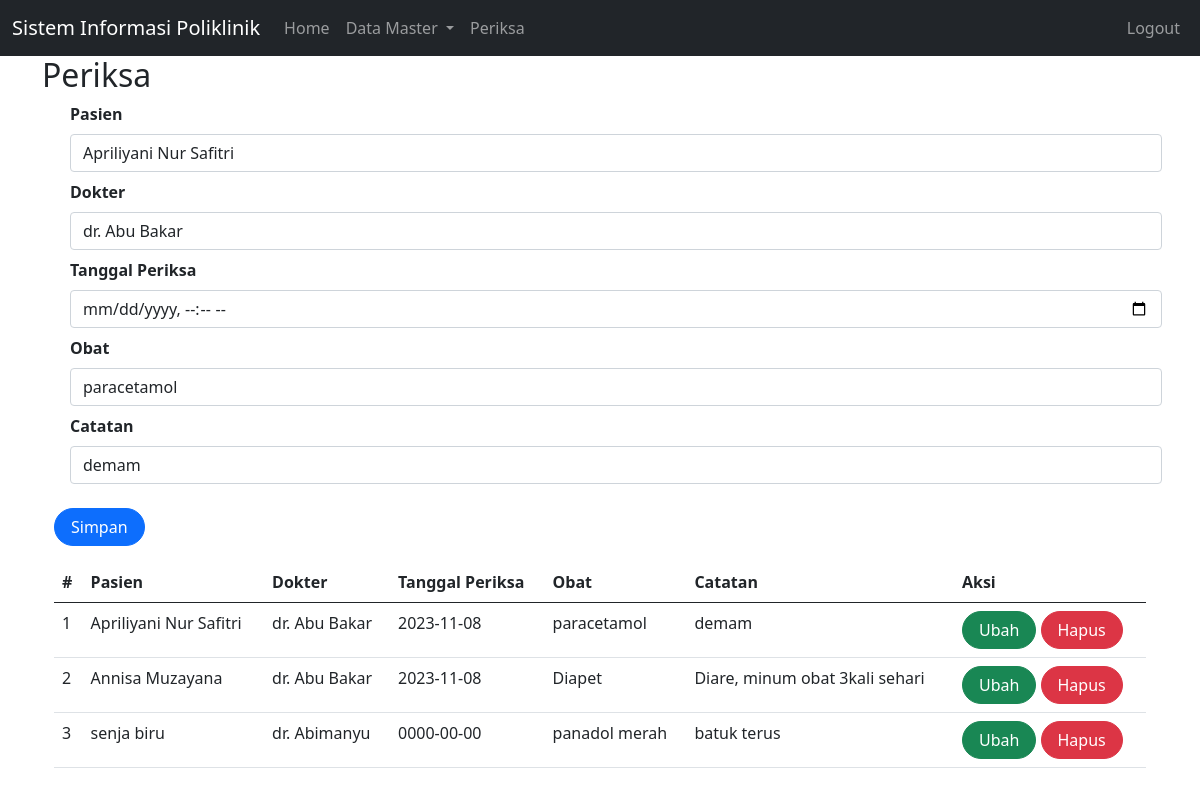
The page /index.php?page=periksa&id=2 (signed in) on the database its author committed.
### tables this page shows
CREATE TABLE `periksa` (
  `id` int(10) UNSIGNED NOT NULL,
  `id_dokter` int(10) UNSIGNED NOT NULL,
  `id_pasien` int(10) UNSIGNED NOT NULL,
  `tgl_periksa` date NOT NULL,
  `obat` text DEFAULT NULL,
  `catatan` text DEFAULT NULL
);

CREATE TABLE `pasien` (
  `id` int(10) UNSIGNED NOT NULL,
  `nama` varchar(255) DEFAULT NULL,
  `alamat` varchar(255) DEFAULT NULL,
  `no_hp` varchar(50) DEFAULT NULL
);

CREATE TABLE `dokter` (
  `id` int(10) UNSIGNED NOT NULL,
  `nama` varchar(255) DEFAULT NULL,
  `alamat` varchar(255) DEFAULT NULL,
  `no_hp` varchar(50) DEFAULT NULL
);

### periksa.php (the view, shortened to what this page needs)
<?php
include_once("koneksi.php");
?>
<!DOCTYPE html>
<html lang="en">
<head>
    <link href="https://cdn.jsdelivr.net/npm/bootstrap@5.0.2/dist/css/bootstrap.min.css"
    rel="stylesheet"
>
</head>
<body>
    <div class="container">
<form class="form row" method="POST" action="" name="myForm" onsubmit="return(validate());">
    <?php
    $id_pasien = '';
    $id_dokter = '';
    $tgl_periksa = '';
    $obat = '';
    $catatan = '';
    if (isset($_GET['id'])) {
        $ambil = mysqli_query($mysqli,
        "SELECT * FROM periksa WHERE id='" . $_GET['id'] . "'");
        while ($row = mysqli_fetch_array($ambil)) {
            $id_pasien = $row['id_pasien'];
            $id_dokter = $row['id_dokter'];
            $tgl_periksa= $row['tgl_periksa'];
            $obat= $row['obat'];
            $catatan= $row['catatan'];
        }
    ?>
    <?php
    }
    ?>
    <div class="form-group mx-sm-3 mb-2">
    <label for="inputPasien" class="form-label fw-bold">Pasien</label>
    <select class="form-control" name="id_pasien">
        <?php
        $selected = '';
        $pasien = mysqli_query($mysqli, "SELECT * FROM pasien");
        while ($data = mysqli_fetch_array($pasien)) {
            if ($data['id'] == $id_pasien) {
                $selected = 'selected="selected"';
            } else {
                $selected = '';
            }
        ?>
            <option value="<?php echo $data['id'] ?>" <?php echo $selected ?>><?php echo $data['nama'] ?></option>
        <?php
        }
        ?>
    </select>
    </div>
    <div class="form-group mx-sm-3 mb-2">
    <label for="inputDokter" class="form-label fw-bold">Dokter</label>
    <select class="form-control" name="id_dokter">
        <?php
        $selected = '';
        $dokter = mysqli_query($mysqli, "SELECT * FROM dokter");
        while ($data = mysqli_fetch_array($dokter)) {
            if ($data['id'] == $id_dokter) {
                $selected = 'selected="selected"';
            } else {
                $selected = '';
            }
        ?>
            <option value="<?php echo $data['id'] ?>" <?php echo $selected ?>><?php echo $data['nama'] ?></option>
        <?php
        }
        ?>
    </select>
    </div>
    <div class="form-group mx-sm-3 mb-2">
        <label for="inputTglPeriksa" class="form-label fw-bold">
            Tanggal Periksa
        </label>
        <input type="datetime-local" class="form-control" name="tgl_periksa" id="inputTglPeriksa" placeholder="Tanggal Periksa" value="<?php echo $tgl_periksa ?>">
    </div>
    <div class="form-group mx-sm-3 mb-2">
        <label for="inputObat" class="form-label fw-bold">
            Obat
        </label>
        <input type="text" class="form-control" name="obat" id="inputObat" placeholder="Obat" value="<?php echo $obat ?>">
    </div>
    <div class="form-group mx-sm-3 mb-2">
        <label for="inputCatatan" class="form-label fw-bold">
            Catatan
        </label>
        <input type="text" class="form-control" name="catatan" id="inputCatatan" placeholder="Catatan" value="<?php echo $catatan ?>">
    </div>
    <div class="mt-3">
        <button type="submit" class="btn btn-primary rounded-pill px-3" name="simpan">Simpan</button>
    </div>
</form>
<table class="table table-hover mt-3">
    <thead>
        <tr>
            <th scope="col">#</th>
            <th scope="col">Pasien</th>
            <th scope="col">Dokter</th>
            <th scope="col">Tanggal Periksa</th>
            <th scope="col">Obat</th>
            <th scope="col">Catatan</th>
            <th scope="col">Aksi</th>
        </tr>
    </thead>
    <tbody>
        <?php
        $result = mysqli_query($mysqli, "SELECT pr.*,d.nama as 'nama_dokter', p.nama as 'nama_pasien' FROM periksa pr LEFT JOIN dokter d ON (pr.id_dokter=d.id) LEFT JOIN pasien p ON (pr.id_pasien=p.id) ORDER BY pr.tgl_periksa DESC");
        $no = 1;
        while ($data = mysqli_fetch_array($result)) {
        ?>
            <tr>
                <td><?php echo $no++ ?></td>
                <td><?php echo $data['nama_pasien'] ?></td>
                <td><?php echo $data['nama_dokter'] ?></td>
                <td><?php echo $data['tgl_periksa'] ?></td>
                <td><?php echo $data['obat'] ?></td>
                <td><?php echo $data['catatan'] ?></td>
                <td>
                <a class="btn btn-success rounded-pill px-3"
                    href="index.php?page=periksa&id=<?php echo $data['id'] ?>">Ubah
                    </a>
                    <a class="btn btn-danger rounded-pill px-3"
                    href="index.php?page=periksa&id=<?php echo $data['id'] ?>&aksi=hapus">Hapus
                    </a>
                </td>
            </tr>
        <?php
        }
        ?>
    </tbody>
</table>
</body>
</html>

### rows shown on the page
periksa: obat "paracetamol", catatan "demam", id_pasien.nama "Apriliyani Nur Safitri", id_dokter.nama "dr. Abu Bakar", tgl_periksa "2023-11-08"
periksa: id_pasien.nama "Annisa Muzayana", id_dokter.nama "dr. Abu Bakar", tgl_periksa "2023-11-08", obat "Diapet", catatan "Diare, minum obat 3kali sehari"
periksa: id_pasien.nama "senja biru", id_dokter.nama "dr. Abimanyu", tgl_periksa "0000-00-00", obat "panadol merah", catatan "batuk terus"

### other values the page prints
$_GET['page'] "Periksa"
form field id_pasien "Apriliyani Nur Safitri"
form field id_dokter "dr. Abu Bakar"
